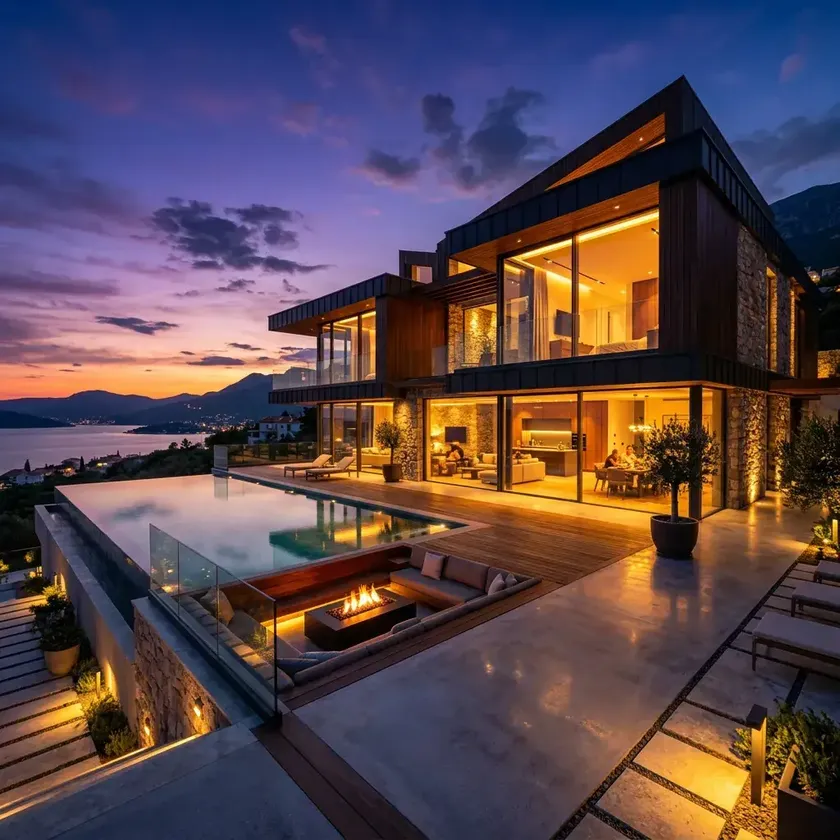
#> input picture images/products/ai-duplex-awesome.webp, 840 x 840 px, shrunk from 1024 x 1024 before the run, given in place of ai-duplex-awesome.png, which was not available
$ python fix_tsb_110.py
#> lines starting #> are read from the running program, lines starting #| are printed output that depends on the picture; pictures that were not available may be replaced by others from this repository, and a replacement may not be noted
import os
import re
from PIL import Image, ImageEnhance, ImageOps

products_dir = r'e:\web\Bongshaihousing\images\products'
src = os.path.join(products_dir, 'ai-duplex-awesome.png')
dest = os.path.join(products_dir, 'bh-tsb-110.png')

img = Image.open(src)
#> img is the input picture: PIL image 840x840 RGB; mean R, G, B 89.5, 71.4, 79
img = ImageOps.mirror(img)
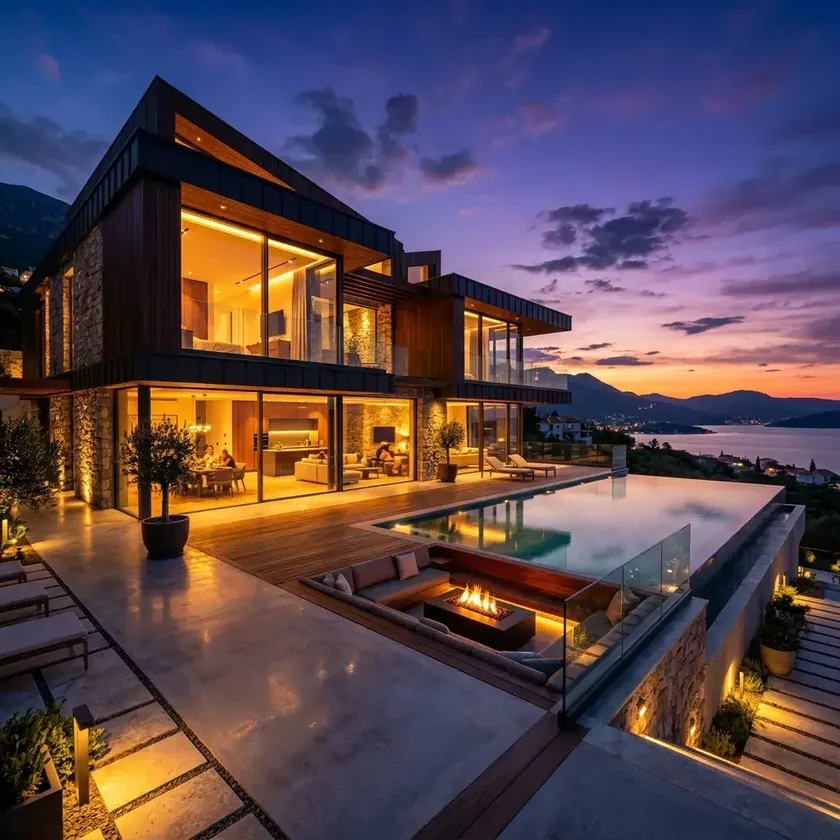
#> img: PIL image 840x840 RGB; mean R, G, B 89.5, 71.4, 79
enhancer_color = ImageEnhance.Color(img)
img = enhancer_color.enhance(1.18)
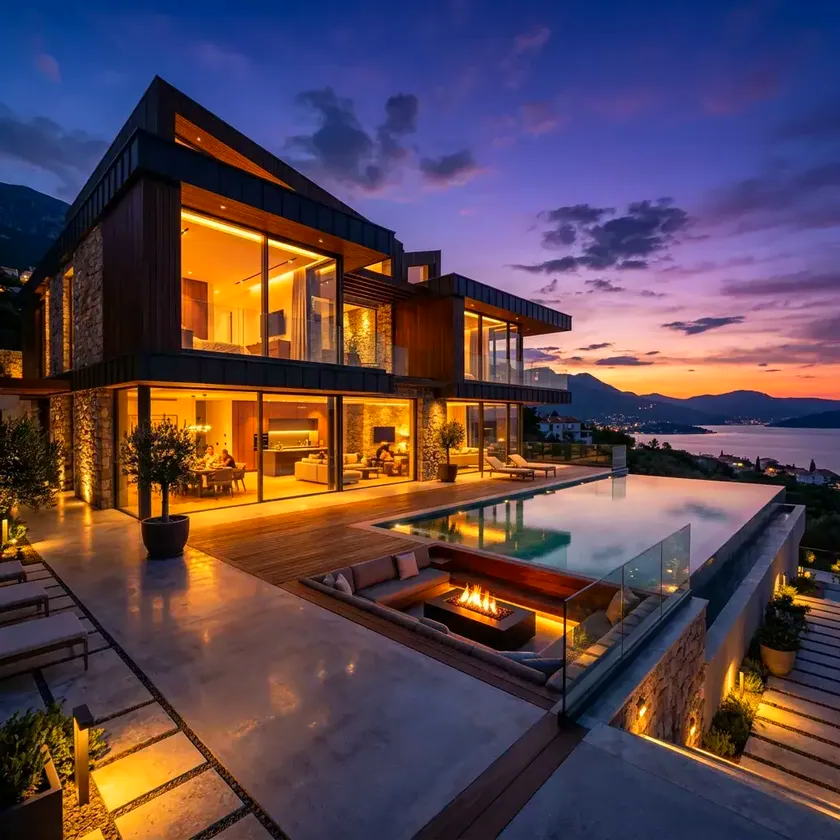
#> img: PIL image 840x840 RGB; mean R, G, B 91, 69.8, 79.3
img.save(dest)

# Update two-story-building.html
#> (the run stopped early here; a loop or call above may not have finished)

$ run again, with images/products/Model No-BH-CH-402-400w.webp copied over images/products/ai-duplex-awesome.webp
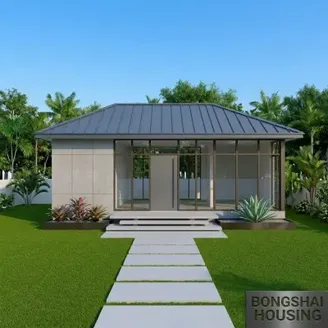
#> input picture images/products/Model No-BH-CH-402-400w.webp, 328 x 328 px, shrunk from 400 x 400 before the run, given in place of ai-duplex-awesome.png, which was not available
#> img is the input picture: PIL image 328x328 RGB; mean R, G, B 99.8, 132.1, 130.9
#> `img = ImageOps.mirror(img)`:
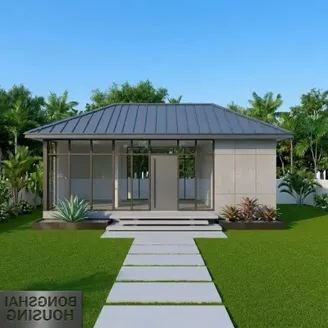
#> img: PIL image 328x328 RGB; mean R, G, B 99.8, 132.1, 130.9

$ run again, with images/products/Model No-BH-CH-403-700w.webp copied over images/products/ai-duplex-awesome.webp
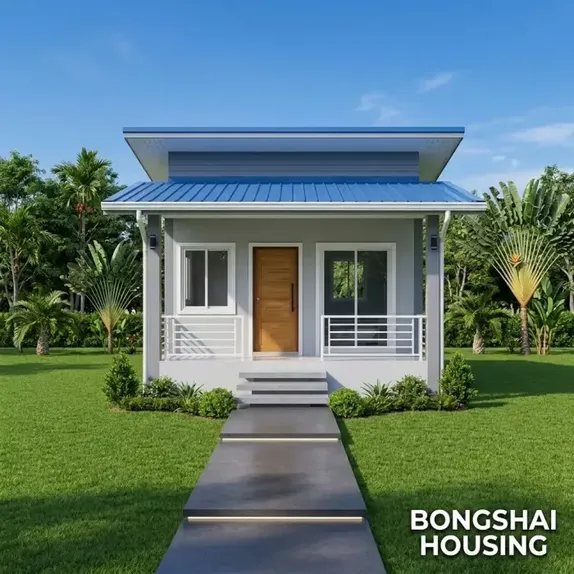
#> input picture images/products/Model No-BH-CH-403-700w.webp, 574 x 574 px, shrunk from 700 x 700 before the run, given in place of ai-duplex-awesome.png, which was not available
#> img is the input picture: PIL image 574x574 RGB; mean R, G, B 93.6, 121.1, 117.6
#> `img = ImageOps.mirror(img)`:
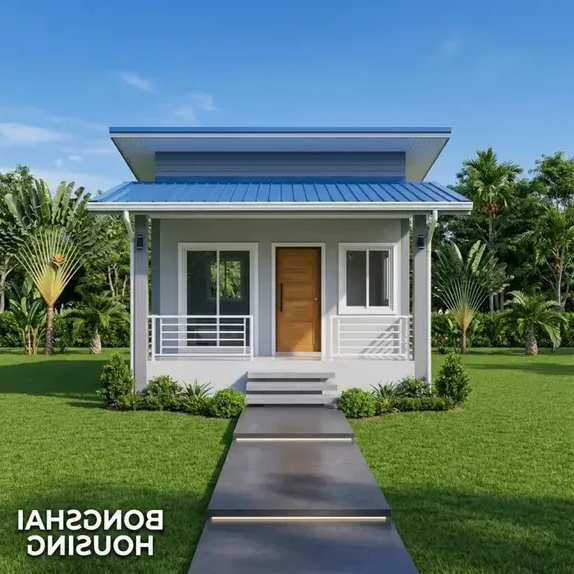
#> img: PIL image 574x574 RGB; mean R, G, B 93.6, 121.1, 117.6

$ run again, with images/products/Model No-BH-CH-410-700w.webp copied over images/products/ai-duplex-awesome.webp
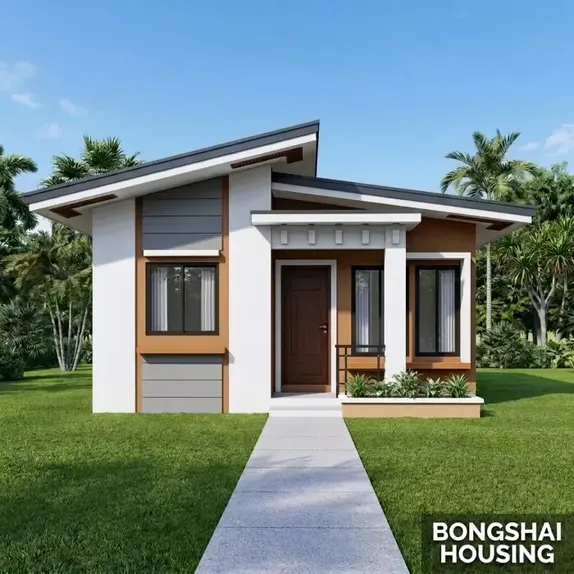
#> input picture images/products/Model No-BH-CH-410-700w.webp, 574 x 574 px, shrunk from 700 x 700 before the run, given in place of ai-duplex-awesome.png, which was not available
#> img is the input picture: PIL image 574x574 RGB; mean R, G, B 113.5, 134.2, 131.9
#> `img = ImageOps.mirror(img)`:
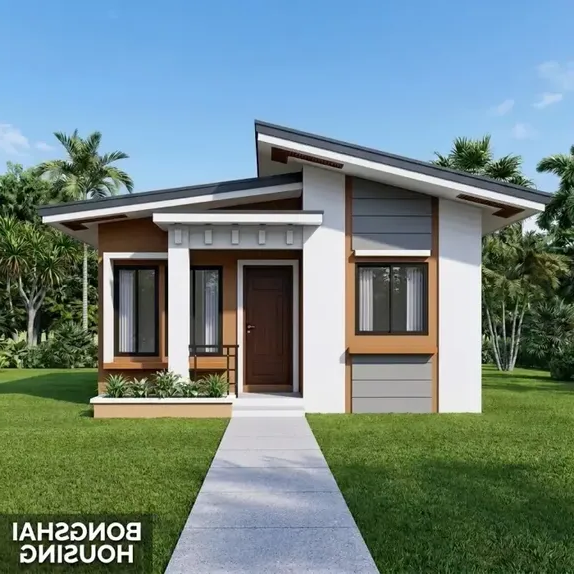
#> img: PIL image 574x574 RGB; mean R, G, B 113.5, 134.2, 131.9
